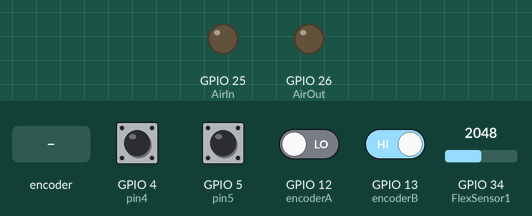
A sketch run on a simulated ESP32. On the bench: output pins drawn as LEDs (lit = HIGH). The inputs (shaded band) are chosen by the test bench; at power-on: GPIO 4 (pin4), GPIO 5 (pin5), GPIO 13 (encoderB) HIGH, GPIO 12 (encoderA) LOW, GPIO 34 (FlexSensor1) = 2048. Nothing arrives over Bluetooth unless stated; what the sketch prints to the serial monitor is not drawn.

Above: at 1.2 s.
1.3 s: GPIO 4 (pin4) pulled LOW for 0.15 s
At 1.7 s:
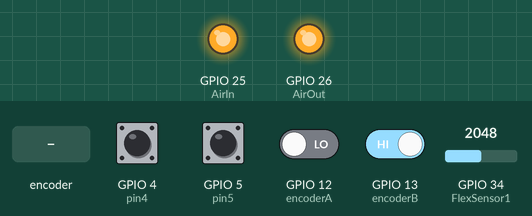
2.9 s: rotary encoder on GPIO 12 (encoderA) / GPIO 13 (encoderB) turned 1 step (first pin leading)
Timing chart, 0 to 5.9 s (numbered marks = the images above; inputs shaded):
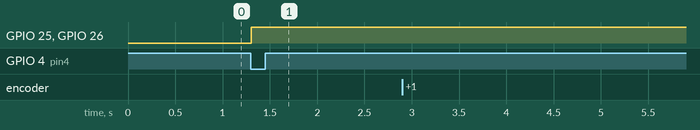

Measured:
- after the input at 1.3 s, GPIO 25 (AirIn), GPIO 26 (AirOut): LOW → HIGH at once
- after the input at 2.9 s, every drawn part: stays the same

The sketch:

test_v1.ino
```cpp
#include "BluetoothSerial.h"

BluetoothSerial SerialBT;  // 建立藍牙 Serial 物件
int currentMode = -1;      // 當前模式


// 定義 GPIO 腳位
const int pin4 = 4;          // 模式判別
const int pin5 = 5;          // 模式判別
const int encoderA = 12;     // 編碼器
const int encoderB = 13;     // 編碼器
const int AirIn = 25;        // 5/3 閥
const int AirOut = 26;       // 5/3 閥
const int FlexSensor1 = 34;  // 類比輸入（ESP32 使用 GPIO34 讀取類比訊號）

int counter = 0;  // 編碼器計數
int aState, aLastState = 0;
int data1 = 0;

unsigned long lastUpdateTime = 0;
const unsigned long interval = 500;

void setup() {
  pinMode(pin4, INPUT_PULLUP);
  pinMode(pin5, INPUT_PULLUP);
  pinMode(encoderA, INPUT);
  pinMode(encoderB, INPUT);
  pinMode(AirIn, OUTPUT);
  pinMode(AirOut, OUTPUT);

  Serial.begin(115200);
  SerialBT.begin("ESP32_Controller");  // 設定藍牙名稱
  Serial.println("ESP32 藍牙已啟動，等待連接...");
  aLastState = digitalRead(encoderA);
}

void loop() {
  int state4 = digitalRead(pin4);
  int state5 = digitalRead(pin5);
  int newMode = getMode(state4, state5);

  data1 = analogRead(FlexSensor1);  // 讀取類比感測器值

  unsigned long currentTime = millis();
  if (currentMode != newMode || currentTime - lastUpdateTime >= interval) {
    currentMode = newMode;
    lastUpdateTime = currentTime;
    executeMode(currentMode);
  }

  readEncoder();
}

void readEncoder() {
  aState = digitalRead(encoderA);
  if (aState != aLastState) {
    if (digitalRead(encoderB) != aState) {
      counter++;
    } else {
      counter--;
    }

    Serial.print("Position: ");
    Serial.println(counter);
  }
  aLastState = aState;
}

int getMode(int state4, int state5) {
  if (state4 == 1 && state5 == 1) return 0;
  if (state4 == 1 && state5 == 0) return 1;
  if (state4 == 0 && state5 == 1) return 2;
  if (state4 == 0 && state5 == 0) return 3;
  return -1;
}

void executeMode(int mode) {
  switch (mode) {
    case 0:
      Serial.println("模式 0：執行模式 0 的操作");
      Serial.println(data1);
      Serial.println(counter);
      break;
    case 1:
      Serial.println("模式 1：執行模式 1 的操作");
      digitalWrite(AirIn, HIGH);
      digitalWrite(AirOut, HIGH);
      break;
    case 2:
      Serial.println("模式 2：執行模式 2 的操作");
      digitalWrite(AirIn, HIGH);
      digitalWrite(AirOut, HIGH);
      break;
    case 3:
      Serial.println("模式 3：執行模式 3 的操作");
      Serial.println(data1);
      break;
    default:
      Serial.println("未知模式");
      break;
  }
}
```
